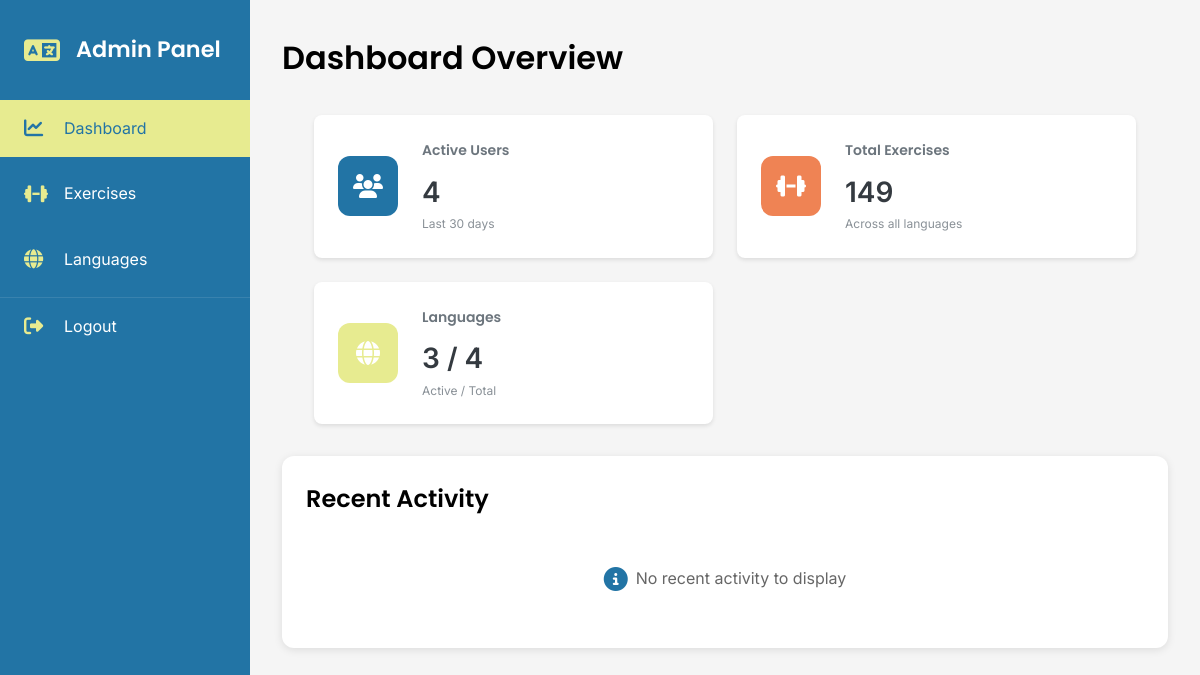
/view/admin/dashboard.php (signed in), run on an earlier commit of the app's database.
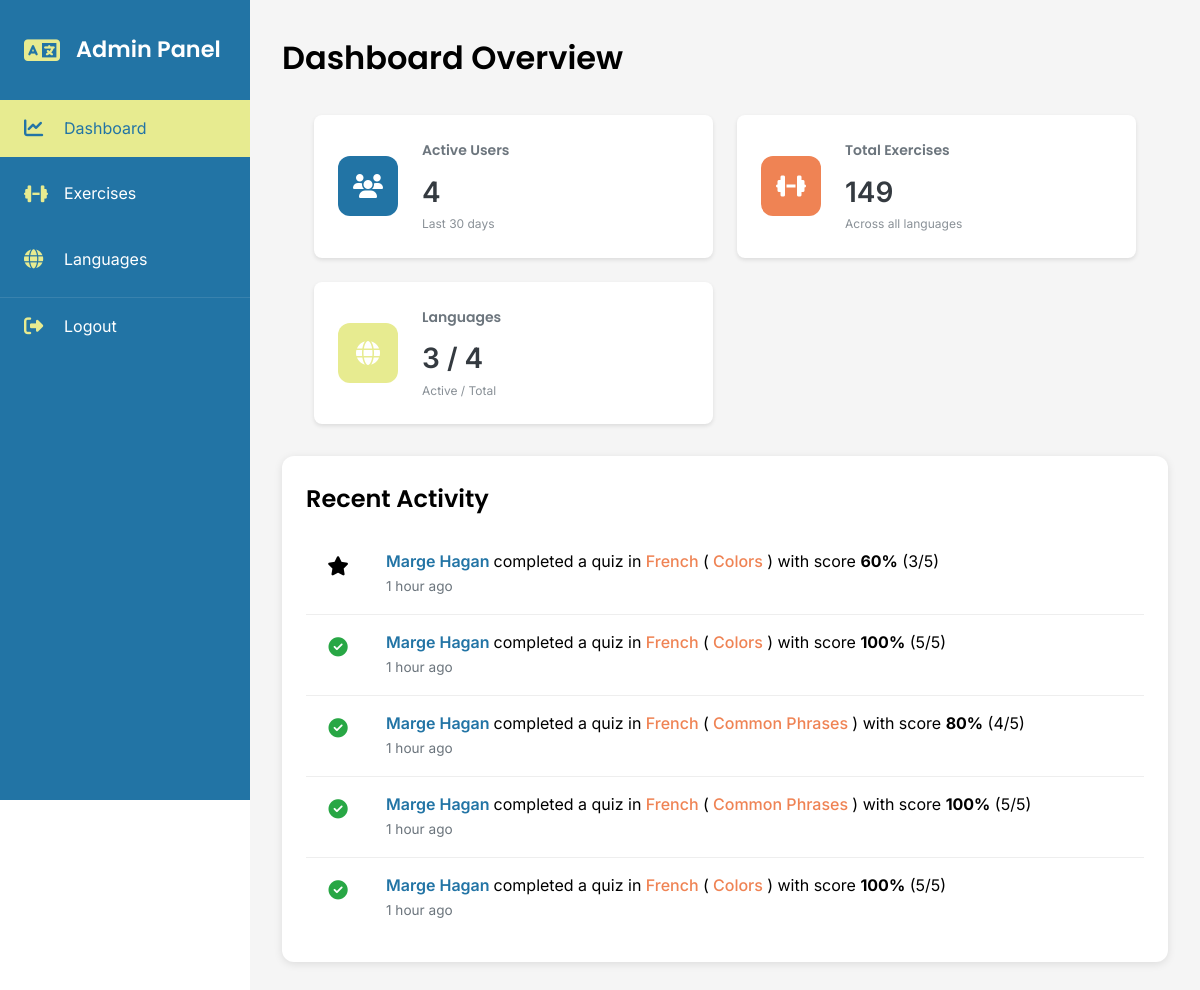
And on a later commit of the database.
### tables this page shows
CREATE TABLE `quiz_results` (
  `result_id` int(11) NOT NULL,
  `user_id` int(11) NOT NULL,
  `language_name` varchar(50) NOT NULL,
  `category_name` varchar(50) NOT NULL,
  `total_questions` int(11) NOT NULL,
  `correct_answers` int(11) NOT NULL,
  `completion_time` int(11) NOT NULL,
  `score` decimal(5,2) NOT NULL,
  `completed_at` timestamp NOT NULL DEFAULT current_timestamp()
);

CREATE TABLE `users` (
  `id` int(11) NOT NULL,
  `firstName` varchar(50) NOT NULL,
  `lastName` varchar(50) NOT NULL,
  `email` varchar(80) NOT NULL,
  `password` varchar(255) NOT NULL,
  `role` enum('admin','teacher','student') NOT NULL DEFAULT 'student',
  `joinDate` timestamp NOT NULL DEFAULT current_timestamp(),
  `is_admin` tinyint(1) DEFAULT 0
);

### view/admin/dashboard.php (the view, shortened to what the changed rows need)
<?php
require_once '../../config/db_connect.php';
$recentActivity = $pdo->query("
    SELECT
        u.firstName,
        u.lastName,
        qr.language_name,
        qr.category_name,
        qr.completed_at as startTime,
        qr.score,
        qr.correct_answers,
        qr.total_questions
    FROM quiz_results qr
    JOIN users u ON qr.user_id = u.id
    WHERE qr.completed_at >= DATE_SUB(NOW(), INTERVAL 30 DAY)
    ORDER BY qr.completed_at DESC
    LIMIT 10
")->fetchAll(PDO::FETCH_ASSOC);
?>
<!DOCTYPE html>
<html lang="en">
<head>
    <link rel="stylesheet" href="https://cdnjs.cloudflare.com/ajax/libs/font-awesome/6.5.1/css/all.min.css">
    <link rel="stylesheet" href="../../assets/css/styles.css">
    <link rel="stylesheet" href="../../assets/css/admin/dashboard.css">
    <?php include 'includes/sidebar.php'; ?>
</head>
<body>
    <div class="admin-container">
        <main class="main-content">
            <header class="content-header">
                <h1>Dashboard Overview</h1>
            </header>
            <section class="recent-activity">
                <h2>Recent Activity</h2>
                <div class="activity-list">
                    <?php if (empty($recentActivity)): ?>
                        <div class="no-activity">
                            <i class="fas fa-info-circle"></i>
                            <p>No recent activity to display</p>
                        </div>
                    <?php else: ?>
                        <?php foreach ($recentActivity as $activity): ?>
                            <div class="activity-item">
                                <div class="activity-status">
                                    <?php if ($activity['score'] >= 80): ?>
                                        <i class="fas fa-check-circle text-success"></i>
                                    <?php elseif ($activity['score'] >= 60): ?>
                                        <i class="fas fa-star text-warning"></i>
                                    <?php else: ?>
                                        <i class="fas fa-book-reader text-info"></i>
                                    <?php endif; ?>
                                </div>
                                <div class="activity-details">
                                    <p class="activity-text">
                                        <span class="user-name">
                                            <?php echo htmlspecialchars($activity['firstName'] . ' ' . $activity['lastName']); ?>
                                        </span>
                                        completed a quiz in
                                        <span class="language-name">
                                            <?php echo htmlspecialchars($activity['language_name']); ?>
                                        </span>
                                        (<span class="category-name">
                                            <?php echo htmlspecialchars($activity['category_name']); ?>
                                        </span>)
                                        with score <strong><?php echo round($activity['score']); ?>%</strong>
                                        (<?php echo $activity['correct_answers']; ?>/<?php echo $activity['total_questions']; ?>)
                                    </p>
                                    <span class="activity-time">
                                        <?php
                                        $attemptDate = new DateTime($activity['startTime']);
                                        $now = new DateTime();
                                        $interval = $now->diff($attemptDate);
                                        if ($interval->days == 0) {
                                            if ($interval->h == 0) {
                                                if ($interval->i == 0) {
                                                    echo 'Just now';
                                                } else {
                                                    echo $interval->i . ' minute' . ($interval->i > 1 ? 's' : '') . ' ago';
                                                }
                                            } else {
                                                echo $interval->h . ' hour' . ($interval->h > 1 ? 's' : '') . ' ago';
                                            }
                                        } else if ($interval->days == 1) {
                                            echo 'Yesterday';
                                        } else if ($interval->days < 7) {
                                            echo $interval->days . ' days ago';
                                        } else {
                                            echo $attemptDate->format('M j, Y');
                                        }
                                        ?>
                                    </span>
                                </div>
                            </div>
                        <?php endforeach; ?>
                    <?php endif; ?>
                </div>
            </section>
        </main>
    </div>
</body>
</html>

What changed in the data, as far as the page shows it:
added quiz_results: user.lastName "Marge Hagan", language_name "French", category_name "Colors", score "60", correct_answers "3", total_questions "5", completed_at "1"
added quiz_results: user.lastName "Marge Hagan", language_name "French", category_name "Colors", score "100", correct_answers "5", total_questions "5", completed_at "1"
added quiz_results: user.lastName "Marge Hagan", language_name "French", category_name "Common Phrases", score "80", correct_answers "4", total_questions "5", completed_at "1"
added quiz_results: user.lastName "Marge Hagan", language_name "French", category_name "Common Phrases", score "100", correct_answers "5", total_questions "5", completed_at "1"
added quiz_results: user.lastName "Marge Hagan", language_name "French", category_name "Colors", score "100", correct_answers "5", total_questions "5", completed_at "1"
Also different on the page:
text no longer shown: "No recent activity to display"
